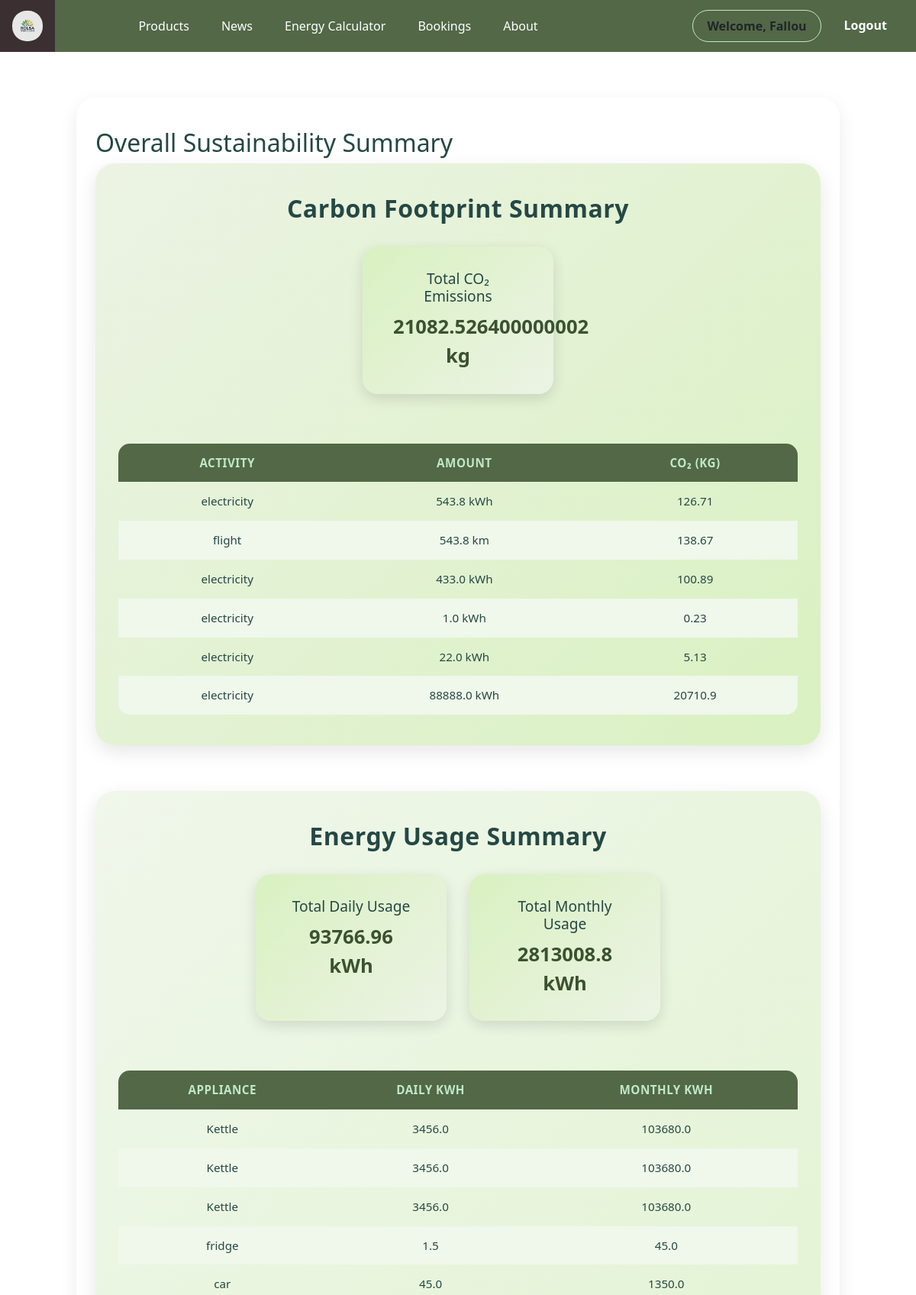
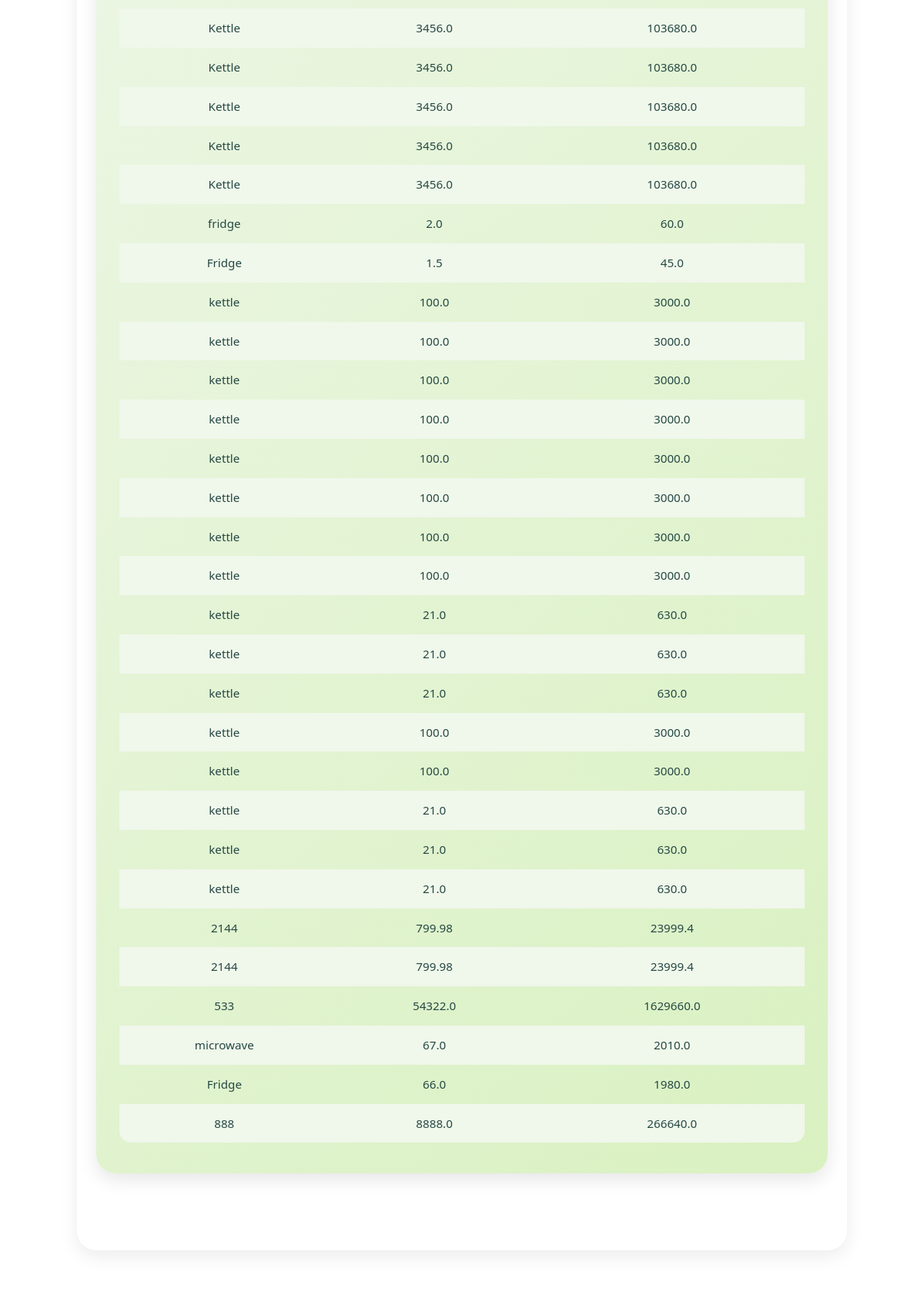
Screenshot of /summary (signed in, upper part) with the database file from the repository (2 pictures, top to bottom).
### tables this page shows
CREATE TABLE carbon_footprint (
            id INTEGER PRIMARY KEY AUTOINCREMENT,
            activity TEXT,
            amount REAL,
            unit TEXT,
            co2_kg REAL,
            created_at TIMESTAMP DEFAULT CURRENT_TIMESTAMP
        );

CREATE TABLE energy_usage (
            id INTEGER PRIMARY KEY AUTOINCREMENT,
            appliance TEXT,
            daily_kwh REAL,
            monthly_kwh REAL,
            created_at TIMESTAMP DEFAULT CURRENT_TIMESTAMP
        );

### app.py (the view)
@app.route("/summary")
def summary():
    conn = get_db_connection()
    energy_records = conn.execute(
        "SELECT appliance, daily_kwh, monthly_kwh FROM energy_usage"
    ).fetchall()
    energy_totals = conn.execute(
        "SELECT SUM(daily_kwh) AS total_daily, SUM(monthly_kwh) AS total_monthly FROM energy_usage"
    ).fetchone()
    carbon_records = conn.execute(
        "SELECT activity, amount, co2_kg, unit FROM carbon_footprint"
    ).fetchall()
    carbon_total = conn.execute(
        "SELECT SUM(co2_kg) AS total_co2 FROM carbon_footprint"
    ).fetchone()
    conn.close()
    return render_template(
        "summary.html",
        energy_records=energy_records,
        energy_totals=energy_totals,
        carbon_records=carbon_records,
        carbon_total=carbon_total
    )

### app.py (called while the page is built)
def get_db_connection():
    conn = sqlite3.connect(DATABASE)
    conn.row_factory = sqlite3.Row
    return conn

### templates/summary.html
{% extends "base.html" %}
{% block content %}
<section class="page-section">
  <h2 class="page-title">Overall Sustainability Summary</h2>
  <section class="carbon-section">
    <h3 class="section-subtitle">Carbon Footprint Summary</h3>
    <div class="summary-cards">
      <div class="summary-card">
        <h3>Total CO₂ Emissions</h3>
        <p>{{ carbon_total.total_co2 }} kg</p>
      </div>
    </div>
    <div class="table-container">
      <table class="summary-table">
        <thead>
          <tr><th>Activity</th><th>Amount</th><th>CO₂ (kg)</th></tr>
        </thead>
        <tbody>
          {% for row in carbon_records %}
          <tr>
            <td>{{ row.activity }}</td>
            <td>{{ row.amount }} {{ row.unit }}</td>
            <td>{{ row.co2_kg | round(2) }}</td>
          </tr>
          {% endfor %}
        </tbody>
      </table>
    </div>
  </section>
  <section class="energy-section">
    <h3 class="section-subtitle">Energy Usage Summary</h3>
    <div class="summary-cards">
      <div class="summary-card">
        <h3>Total Daily Usage</h3>
        <p>{{ energy_totals.total_daily | round(2) }} kWh</p>
      </div>
      <div class="summary-card">
        <h3>Total Monthly Usage</h3>
        <p>{{ energy_totals.total_monthly | round(2) }} kWh</p>
      </div>
    </div>
    <div class="table-container">
      <table class="summary-table">
        <thead>
          <tr><th>Appliance</th><th>Daily kWh</th><th>Monthly kWh</th></tr>
        </thead>
        <tbody>
          {% for row in energy_records %}
          <tr>
            <td>{{ row.appliance }}</td>
            <td>{{ row.daily_kwh | round(2) }}</td>
            <td>{{ row.monthly_kwh | round(2) }}</td>
          </tr>
          {% endfor %}
        </tbody>
      </table>
    </div>
  </section>
</section>
{% endblock %}

### static/css/style.css (style rules this page uses)
html, body { height: 100%; margin: 0; }
body { display: flex; flex-direction: column; background-color: #ffffff; color: #000000; font-family: 'Times New Roman', Times, serif; }
.page-section { max-width: 700px; margin: 60px auto; padding: 20px; }
.page-title { font-size: 2rem; margin-bottom: 8px; color: #254844; }
.summary-cards { display: flex; justify-content: center; gap: 25px; margin-bottom: 40px; }
.summary-card { background: #ecf3e4; border-radius: 18px; padding: 25px 35px; box-shadow: 0 4px 12px rgba(0,0,0,0.08); flex: 1; min-width: 150px; }
.summary-card h3 { font-size: 1rem; color: #254844; margin-bottom: 8px; }
.summary-card p { font-size: 1.4rem; font-weight: 600; margin: 0; color: #3b5231; }
.table-container { overflow-x: auto; }
.page-section { max-width: 1000px; margin: 60px auto; padding: 40px 25px; border-radius: 25px; background: #fff; box-shadow: 0 8px 25px rgba(0,0,0,0.08); }
.carbon-section, .energy-section { padding: 40px 30px; border-radius: 25px; box-shadow: 0 8px 25px rgba(0,0,0,0.1); margin-bottom: 60px; transition: transform 0.3s ease, box-shadow 0.3s ease; }
.carbon-section { background: linear-gradient(135deg, #ecf3e4 0%, #d9f1c1 100%); }
.energy-section { background: linear-gradient(135deg, #f0f7eb 0%, #d9f1c1 100%); }
.section-subtitle { font-size: 2rem; color: #254844; text-align: center; margin-bottom: 30px; font-weight: 700; letter-spacing: 0.5px; }
.summary-cards { display: flex; justify-content: center; flex-wrap: wrap; gap: 30px; margin-bottom: 40px; }
.summary-card { background: linear-gradient(135deg, #d9f1c1 0%, #ecf3e4 100%); border-radius: 20px; padding: 30px 40px; box-shadow: 0 6px 18px rgba(0,0,0,0.12); flex: 1 1 200px; max-width: 250px; text-align: center; transition: transform 0.3s ease, box-shadow 0.3s ease; }
.summary-card h3 { font-size: 1.2rem; color: #254844; margin-bottom: 10px; }
.summary-card p { font-size: 1.6rem; font-weight: 700; color: #3b5231; margin: 0; }
.summary-table { width: 100%; border-collapse: collapse; margin-top: 25px; border-radius: 15px; overflow: hidden; font-size: 0.95rem; }
.summary-table th, .summary-table td { padding: 14px 18px; text-align: center; }
.summary-table th { background-color: #526847; color: #bfe9c8; font-weight: 600; text-transform: uppercase; letter-spacing: 0.5px; }
.summary-table tr:nth-child(even) { background-color: #f0f7eb; }
.summary-table td { color: #254844; font-weight: 500; }

### rows the page displays
carbon_footprint: activity "electricity", amount "543.8", unit "kWh", co2_kg "126.71"
carbon_footprint: activity "flight", amount "543.8", unit "km", co2_kg "138.67"
carbon_footprint: activity "electricity", amount "433.0", unit "kWh", co2_kg "100.89"
carbon_footprint: activity "electricity", amount "1.0", unit "kWh", co2_kg "0.23"
carbon_footprint: activity "electricity", amount "22.0", unit "kWh", co2_kg "5.13"
carbon_footprint: activity "electricity", amount "88888.0", unit "kWh", co2_kg "20710.9"
energy_usage: appliance "Kettle", daily_kwh "3456.0", monthly_kwh "103680.0"
energy_usage: appliance "Kettle", daily_kwh "3456.0", monthly_kwh "103680.0"
energy_usage: appliance "Kettle", daily_kwh "3456.0", monthly_kwh "103680.0"
energy_usage: appliance "fridge", daily_kwh "1.5", monthly_kwh "45.0"
energy_usage: appliance "car", daily_kwh "45.0", monthly_kwh "1350.0"
energy_usage: appliance "Kettle", daily_kwh "3456.0", monthly_kwh "103680.0"
energy_usage: appliance "Kettle", daily_kwh "3456.0", monthly_kwh "103680.0"
energy_usage: appliance "Kettle", daily_kwh "3456.0", monthly_kwh "103680.0"
energy_usage: appliance "Kettle", daily_kwh "3456.0", monthly_kwh "103680.0"
energy_usage: appliance "Kettle", daily_kwh "3456.0", monthly_kwh "103680.0"
energy_usage: appliance "fridge", daily_kwh "2.0", monthly_kwh "60.0"
energy_usage: appliance "Fridge", daily_kwh "1.5", monthly_kwh "45.0"
energy_usage: appliance "kettle", daily_kwh "100.0", monthly_kwh "3000.0"
energy_usage: appliance "kettle", daily_kwh "100.0", monthly_kwh "3000.0"
energy_usage: appliance "kettle", daily_kwh "100.0", monthly_kwh "3000.0"
energy_usage: appliance "kettle", daily_kwh "100.0", monthly_kwh "3000.0"
energy_usage: appliance "kettle", daily_kwh "100.0", monthly_kwh "3000.0"
energy_usage: appliance "kettle", daily_kwh "100.0", monthly_kwh "3000.0"
energy_usage: appliance "kettle", daily_kwh "100.0", monthly_kwh "3000.0"
energy_usage: appliance "kettle", daily_kwh "100.0", monthly_kwh "3000.0"
energy_usage: appliance "kettle", daily_kwh "21.0", monthly_kwh "630.0"
energy_usage: appliance "kettle", daily_kwh "21.0", monthly_kwh "630.0"
energy_usage: appliance "kettle", daily_kwh "21.0", monthly_kwh "630.0"
energy_usage: appliance "kettle", daily_kwh "100.0", monthly_kwh "3000.0"
energy_usage: appliance "kettle", daily_kwh "100.0", monthly_kwh "3000.0"
energy_usage: appliance "kettle", daily_kwh "21.0", monthly_kwh "630.0"
energy_usage: appliance "kettle", daily_kwh "21.0", monthly_kwh "630.0"
energy_usage: appliance "kettle", daily_kwh "21.0", monthly_kwh "630.0"
energy_usage: appliance "2144", daily_kwh "799.98", monthly_kwh "23999.4"
energy_usage: appliance "2144", daily_kwh "799.98", monthly_kwh "23999.4"
energy_usage: appliance "533", daily_kwh "54322.0", monthly_kwh "1629660.0"
energy_usage: appliance "microwave", daily_kwh "67.0", monthly_kwh "2010.0"
energy_usage: appliance "Fridge", daily_kwh "66.0", monthly_kwh "1980.0"
energy_usage: appliance "888", daily_kwh "8888.0", monthly_kwh "266640.0"

### other values shown
{{ session['user_name'] }} "Fallou"
{{ carbon_total.total_co2 }} "21082.526400000002"
{{ energy_totals.total_daily | round(2) }} "93766.96"
{{ energy_totals.total_monthly | round(2) }} "2813008.8"
